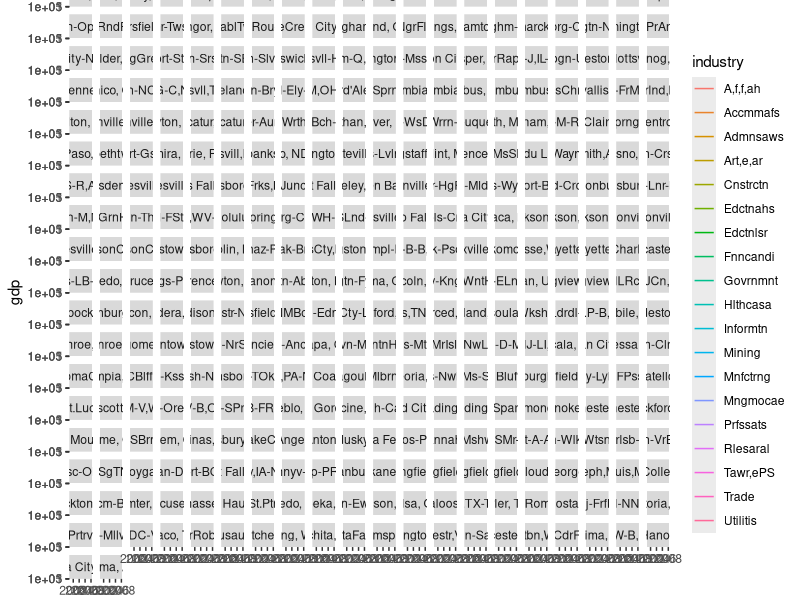
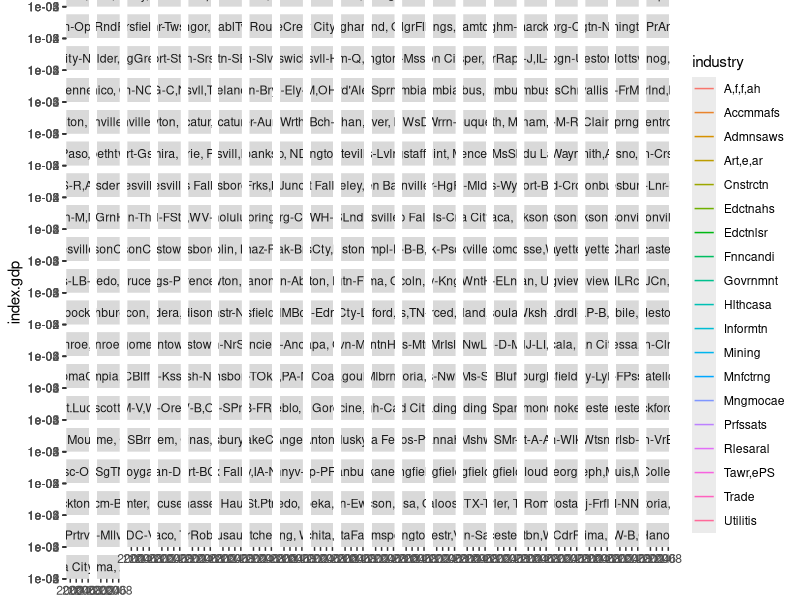

These figures' R source, in order: (Note: this script raises an error after producing the figures.)
library(stringr)
library(ggplot2)

gdp <- read.csv("gdp-selected.csv")


qplot(year, gdp, data = gdp, colour = industry, geom="line", facets=~ metro, log = "y")
qplot(year, index.gdp, data = gdp, colour = industry, geom="line", facets=~ metro, log = "y")

# Compare industries across cities ------------------------------------------
# Get rid of all city-industry combinations with < 3 points
gdp <- ddply(gdp, c("industry", "metro"), transform, 
  n = length(metro))
selected <- subset(gdp, n >= 4)

qplot(year, gdp, data = selected2, group = metro, geom="line", facets=~ industry, log = "y")
# Industries do seem share common patterns across cities, but it's difficult
# to compare within an industry because the geometric growth dominates smaller
# deviations

# Look at just geometric growth 

growth <- ddply(selected, c("industry", "metro"), function(df) {
  exp(coef(lm(log(gdp) ~ I(year - 2001), data = df)))
}, .progress = "text")

names(growth)[3:4] <- c("start", "growth")

growth <- subset(growth, !is.na(growth))
write.table(growth, "gdp-growth.csv", sep = ",", row = F)


qplot(growth, reorder(industry, growth), data = growth) + 
  geom_vline(xintercept = 1, colour = "grey50")
qplot(growth, metro, data = growth) + 
  geom_vline(xintercept = 1, colour = "grey50")
  
qplot(start, growth, data = growth)

# Remove geometric growth and just look at deviations

deviations <- ddply(selected2, c("industry", "metro"), function(df) {
  mod <- lm(log(gdp) ~ I(year - 2001), data = df)
  d <- resid(mod)
  
  data.frame(year = df$year, dev = d)
})
qplot(year, exp(dev), data = deviations, group = metro, geom="line", 
  facets = ~ industry)
qplot(year, exp(dev), data = deviations, group = metro, geom="line", 
  facets = ~ industry) + ylim(0.8, 1.2) + geom_smooth(aes(group = 1))
